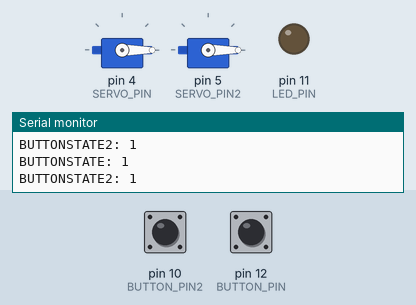
This sketch was run on a simulated Arduino Uno, built with avr-gcc and run on an emulated ATmega328P. Shown: 2 × servo, output pins drawn as LEDs (lit = HIGH), the last lines printed to the serial monitor. The inputs (shaded band) are chosen by the test bench; at power-on: pin 10 (BUTTON_PIN2) HIGH, pin 12 (BUTTON_PIN) HIGH.

Above: at 1.2 s.
1.3 s: pin 10 (BUTTON_PIN2) pulled LOW for 0.25 s
At 1.5 s:
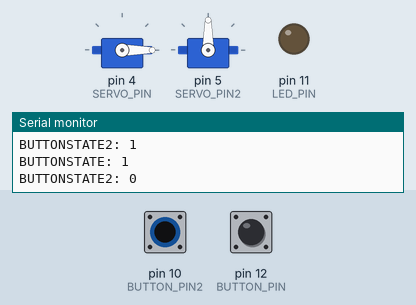
3.1 s: pin 12 (BUTTON_PIN) pulled LOW for 0.25 s
At 3.3 s:
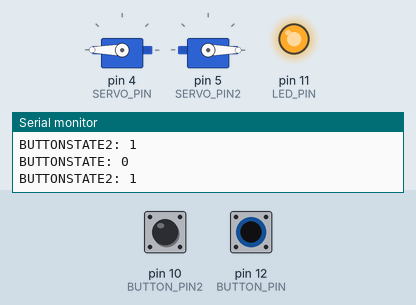
4.9 s: pin 12 (BUTTON_PIN) pulled LOW for 3.2 s
At 8.7 s:
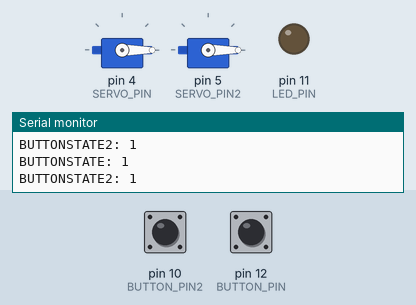
9.7 s: pin 10 (BUTTON_PIN2) pulled LOW for 3.2 s
At 11.3 s:
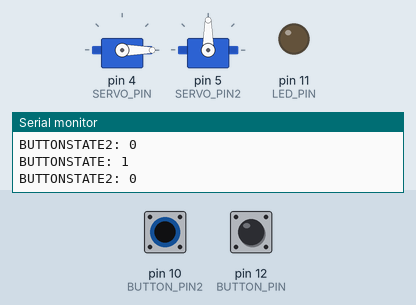
14.5 s: pin 10 (BUTTON_PIN2) driven LOW and pin 12 (BUTTON_PIN) driven LOW
At 15.4 s:
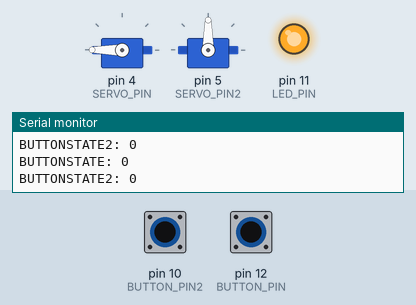
Timing chart, 0 to 17.1 s (numbered marks = the images above; inputs shaded):
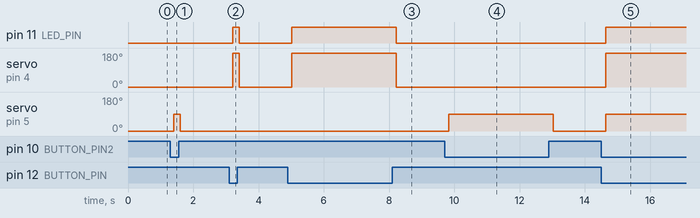

Measured:
- after the input at 1.3 s, servo on pin 5 (SERVO_PIN2): 0° → 90° after 0.10 s, → 0° 0.20 s later
- after the input at 3.1 s, pin 11 (LED_PIN): LOW → HIGH after 0.11 s, → LOW 0.20 s later; servo on pin 4 (SERVO_PIN): 0° → 180° after 0.11 s, → 0° 0.20 s later
- after the input at 4.9 s, pin 11 (LED_PIN): LOW → HIGH after 0.11 s, → LOW 3.2 s later; servo on pin 4 (SERVO_PIN): 0° → 180° after 0.11 s, → 0° 3.2 s later
- after the input at 9.7 s, servo on pin 5 (SERVO_PIN2): 0° → 90° after 0.13 s, → 0° 3.2 s later
- after the input at 14.5 s, pin 11 (LED_PIN): LOW → HIGH after 0.14 s; servo on pin 4 (SERVO_PIN): 0° → 180° after 0.14 s; servo on pin 5 (SERVO_PIN2): 0° → 90° after 0.14 s

The sketch:

servo_motor_test.ino
```cpp
#include <Servo.h>

Servo myServo;
Servo myServo2;

const int LED_PIN = 11;
const int BUTTON_PIN = 12;
const int BUTTON_PIN2 = 10;
const int SERVO_PIN=4;
const int SERVO_PIN2=5;

// the setup function runs once when you press reset or power the board
void setup(){
  pinMode(BUTTON_PIN,INPUT_PULLUP);
  pinMode(BUTTON_PIN2,INPUT_PULLUP);

  Serial.begin(9600);
  // initialize digital pin LED_BUILTIN as an output.
  pinMode(LED_PIN, OUTPUT);

  myServo.attach(SERVO_PIN);
  myServo2.attach(SERVO_PIN2);

  myServo.write(0);
  myServo2.write(0);
}

// the loop function runs over and over again forever
void loop() {
  int buttonState = digitalRead(BUTTON_PIN);
  int buttonState2 = digitalRead(BUTTON_PIN2);
  Serial.print("BUTTONSTATE: ");
  Serial.println(buttonState);

  Serial.print("BUTTONSTATE2: ");
  Serial.println(buttonState2);

  if (buttonState2 == LOW) {
  	digitalWrite(LED_PIN, HIGH);
    myServo2.write(90);
  } else {
    digitalWrite(LED_PIN, LOW);
    myServo2.write(0);
  }

  if (buttonState == LOW) {
  	digitalWrite(LED_PIN, HIGH);
    myServo.write(180);
  } else {
    digitalWrite(LED_PIN, LOW);
    myServo.write(0);
  }


  delay(200);
}
```
